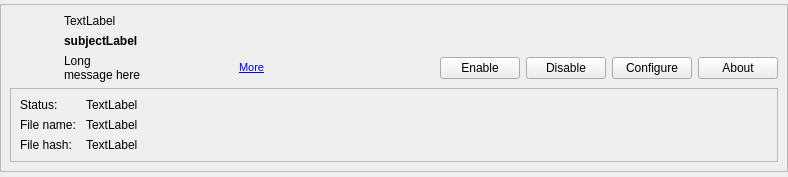
<?xml version="1.0" encoding="UTF-8"?>
<ui version="4.0">
 <class>PluginItem</class>
 <widget class="QWidget" name="PluginItem">
  <property name="geometry">
   <rect>
    <x>0</x>
    <y>0</y>
    <width>788</width>
    <height>177</height>
   </rect>
  </property>
  <layout class="QVBoxLayout" name="verticalLayout_7">
   <property name="margin">
    <number>0</number>
   </property>
   <item>
    <widget class="QFrame" name="frame">
     <property name="enabled">
      <bool>true</bool>
     </property>
     <property name="sizePolicy">
      <sizepolicy hsizetype="Expanding" vsizetype="Maximum">
       <horstretch>0</horstretch>
       <verstretch>0</verstretch>
      </sizepolicy>
     </property>
     <property name="frameShape">
      <enum>QFrame::StyledPanel</enum>
     </property>
     <layout class="QVBoxLayout" name="verticalLayout_6">
      <item>
       <layout class="QHBoxLayout" name="horizontalLayout_3">
        <item>
         <layout class="QVBoxLayout" name="verticalLayout_4">
          <property name="sizeConstraint">
           <enum>QLayout::SetDefaultConstraint</enum>
          </property>
          <item>
           <widget class="QPushButton" name="_pluginIcon">
            <property name="sizePolicy">
             <sizepolicy hsizetype="Fixed" vsizetype="Fixed">
              <horstretch>48</horstretch>
              <verstretch>48</verstretch>
             </sizepolicy>
            </property>
            <property name="minimumSize">
             <size>
              <width>48</width>
              <height>48</height>
             </size>
            </property>
            <property name="maximumSize">
             <size>
              <width>48</width>
              <height>48</height>
             </size>
            </property>
            <property name="text">
             <string/>
            </property>
            <property name="iconSize">
             <size>
              <width>48</width>
              <height>48</height>
             </size>
            </property>
            <property name="flat">
             <bool>true</bool>
            </property>
           </widget>
          </item>
         </layout>
        </item>
        <item>
         <layout class="QVBoxLayout" name="verticalLayout_5">
          <item>
           <widget class="QLabel" name="infoLabel">
            <property name="text">
             <string>TextLabel</string>
            </property>
           </widget>
          </item>
          <item>
           <widget class="StyledLabel" name="subjectLabel">
            <property name="sizePolicy">
             <sizepolicy hsizetype="Expanding" vsizetype="Preferred">
              <horstretch>0</horstretch>
              <verstretch>0</verstretch>
             </sizepolicy>
            </property>
            <property name="font">
             <font>
              <weight>75</weight>
              <bold>true</bold>
             </font>
            </property>
            <property name="text">
             <string notr="true">subjectLabel</string>
            </property>
            <property name="wordWrap">
             <bool>true</bool>
            </property>
           </widget>
          </item>
          <item>
           <layout class="QHBoxLayout" name="horizontalLayout_4">
            <item>
             <widget class="QLabel" name="msgLabel">
              <property name="sizePolicy">
               <sizepolicy hsizetype="MinimumExpanding" vsizetype="Preferred">
                <horstretch>0</horstretch>
                <verstretch>0</verstretch>
               </sizepolicy>
              </property>
              <property name="text">
               <string notr="true">Long 
message here</string>
              </property>
              <property name="wordWrap">
               <bool>true</bool>
              </property>
              <property name="openExternalLinks">
               <bool>true</bool>
              </property>
             </widget>
            </item>
            <item>
             <widget class="QLabel" name="moreinfo_label">
              <property name="toolTip">
               <string>Show more details about this plugin</string>
              </property>
              <property name="text">
               <string>&lt;!DOCTYPE HTML PUBLIC &quot;-//W3C//DTD HTML 4.0//EN&quot; &quot;http://www.w3.org/TR/REC-html40/strict.dtd&quot;&gt;
&lt;html&gt;&lt;head&gt;&lt;meta name=&quot;qrichtext&quot; content=&quot;1&quot; /&gt;&lt;style type=&quot;text/css&quot;&gt;
p, li { white-space: pre-wrap; }
&lt;/style&gt;&lt;/head&gt;&lt;body style=&quot; font-family:'MS Shell Dlg 2'; font-size:8.25pt; font-weight:400; font-style:normal;&quot;&gt;
&lt;p style=&quot; margin-top:0px; margin-bottom:0px; margin-left:0px; margin-right:0px; -qt-block-indent:0; text-indent:0px;&quot;&gt;&lt;a href=&quot;more&quot;&gt;&lt;span style=&quot; font-size:8pt; text-decoration: underline; color:#0000ff;&quot;&gt;More&lt;/span&gt;&lt;/a&gt;&lt;/p&gt;&lt;/body&gt;&lt;/html&gt;</string>
              </property>
             </widget>
            </item>
            <item>
             <spacer name="horizontalSpacer">
              <property name="orientation">
               <enum>Qt::Horizontal</enum>
              </property>
              <property name="sizeHint" stdset="0">
               <size>
                <width>0</width>
                <height>0</height>
               </size>
              </property>
             </spacer>
            </item>
            <item>
             <widget class="QPushButton" name="enableButton">
              <property name="toolTip">
               <string>Enable this plugin (restart required)</string>
              </property>
              <property name="text">
               <string>Enable</string>
              </property>
             </widget>
            </item>
            <item>
             <widget class="QPushButton" name="disableButton">
              <property name="toolTip">
               <string>Disable this plugin (restart required)</string>
              </property>
              <property name="text">
               <string>Disable</string>
              </property>
             </widget>
            </item>
            <item>
             <widget class="QPushButton" name="_configure_PB">
              <property name="toolTip">
               <string>Launch configuration panel, if provided by the plugin</string>
              </property>
              <property name="text">
               <string>Configure</string>
              </property>
             </widget>
            </item>
            <item>
             <widget class="QPushButton" name="_about_PB">
              <property name="text">
               <string>About</string>
              </property>
             </widget>
            </item>
           </layout>
          </item>
         </layout>
        </item>
       </layout>
      </item>
      <item>
       <layout class="QHBoxLayout" name="horizontalLayout">
        <item>
         <widget class="QFrame" name="expandFrame">
          <property name="frameShape">
           <enum>QFrame::StyledPanel</enum>
          </property>
          <property name="frameShadow">
           <enum>QFrame::Raised</enum>
          </property>
          <layout class="QGridLayout" name="gridLayout">
           <item row="1" column="0">
            <widget class="QLabel" name="label_5">
             <property name="text">
              <string>File name: </string>
             </property>
            </widget>
           </item>
           <item row="1" column="1" colspan="2">
            <widget class="QLabel" name="_name_LE">
             <property name="sizePolicy">
              <sizepolicy hsizetype="MinimumExpanding" vsizetype="Preferred">
               <horstretch>0</horstretch>
               <verstretch>0</verstretch>
              </sizepolicy>
             </property>
             <property name="text">
              <string notr="true">TextLabel</string>
             </property>
             <property name="wordWrap">
              <bool>true</bool>
             </property>
            </widget>
           </item>
           <item row="2" column="0">
            <widget class="QLabel" name="label">
             <property name="text">
              <string>File hash:</string>
             </property>
            </widget>
           </item>
           <item row="2" column="1" colspan="2">
            <widget class="QLabel" name="_hashLabel">
             <property name="sizePolicy">
              <sizepolicy hsizetype="MinimumExpanding" vsizetype="Preferred">
               <horstretch>0</horstretch>
               <verstretch>0</verstretch>
              </sizepolicy>
             </property>
             <property name="text">
              <string notr="true">TextLabel</string>
             </property>
             <property name="wordWrap">
              <bool>true</bool>
             </property>
            </widget>
           </item>
           <item row="0" column="0">
            <widget class="QLabel" name="label_2">
             <property name="text">
              <string>Status: </string>
             </property>
            </widget>
           </item>
           <item row="0" column="1">
            <widget class="QLabel" name="_statusLabel">
             <property name="sizePolicy">
              <sizepolicy hsizetype="MinimumExpanding" vsizetype="Preferred">
               <horstretch>0</horstretch>
               <verstretch>0</verstretch>
              </sizepolicy>
             </property>
             <property name="text">
              <string notr="true">TextLabel</string>
             </property>
             <property name="wordWrap">
              <bool>true</bool>
             </property>
            </widget>
           </item>
          </layout>
         </widget>
        </item>
       </layout>
      </item>
     </layout>
    </widget>
   </item>
  </layout>
 </widget>
 <customwidgets>
  <customwidget>
   <class>StyledLabel</class>
   <extends>QLabel</extends>
   <header>gui/common/StyledLabel.h</header>
  </customwidget>
 </customwidgets>
 <resources/>
 <connections/>
</ui>
